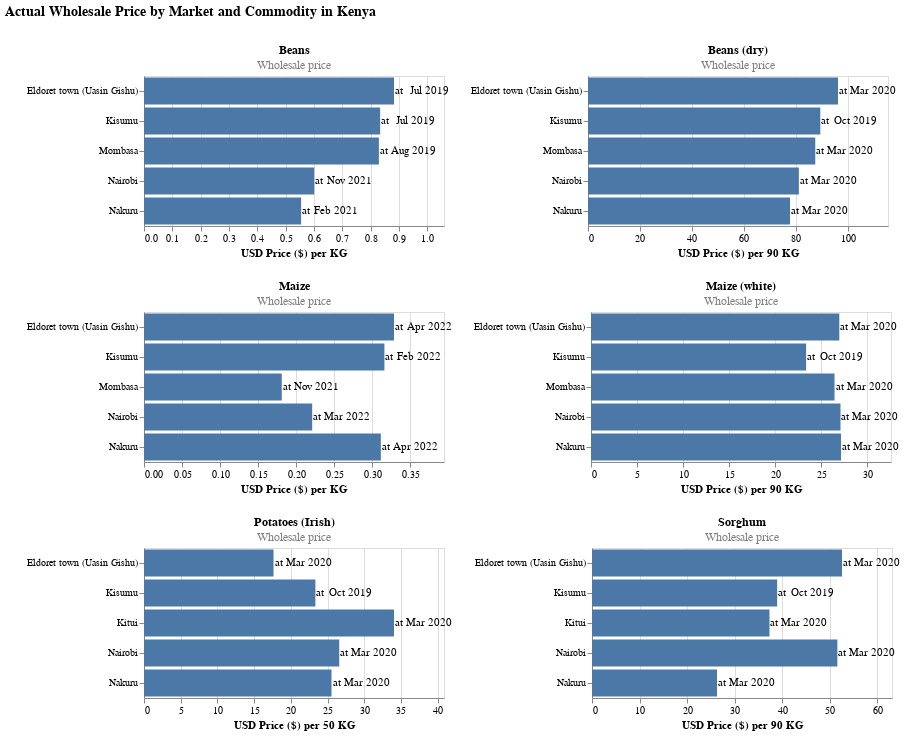

Notebook code cell kept with this figure:
### Code cell
charts = create_bar_charts(food_prices_sbs, 'actual', 'Wholesale')
charts = [chart for chart in charts if chart != -1] # removing the 
compound_chart = facet_wrap(charts, plots_per_row=2) 
compound_chart.properties(
    title = {'text': 'Actual Wholesale Price by Market and Commodity in Kenya',
            'fontSize': 14})

### Figure 1 — Vega-Lite specification as saved in the notebook (floating-point values rounded to 4 significant figures)
{"config": {"view": {"continuousWidth": 400, "continuousHeight": 300}}, "vconcat": [{"hconcat": []}, {"hconcat": [{"vconcat": []}, {"layer": [{"mark": "bar", "encoding": {"x": {"field": "usdprice", "scale": {"domain": [0, 1.059]}, "title": "USD Price ($) per KG", "type": "quantitative"}, "y": {"field": "market", "sort": "-x", "title": "", "type": "nominal"}}}, {"mark": {"type": "text", "dx": 5, "text": "at"}, "encoding": {"x": {"field": "usdprice", "scale": {"domain": [0, 1.059]}, "title": "USD Price ($) per KG", "type": "quantitative"}, "y": {"field": "market", "sort": "-x", "title": "", "type": "nominal"}}}, {"mark": {"type": "text", "dx": 35}, "encoding": {"text": {"field": "date", "timeUnit": "yearmonth", "type": "temporal"}, "x": {"field": "usdprice", "scale": {"domain": [0, 1.059]}, "title": "USD Price ($) per KG", "type": "quantitative"}, "y": {"field": "market", "sort": "-x", "title": "", "type": "nominal"}}}], "data": {"name": "data-3c860fcd4eadcb5c93026a3ab998410a"}, "height": 150, "title": {"text": "Beans", "fontSize": 12, "subtitle": "Wholesale price", "subtitleColor": "gray"}, "width": 300}, {"layer": [{"mark": "bar", "encoding": {"x": {"field": "usdprice", "scale": {"domain": [0, 115.6]}, "title": "USD Price ($) per 90 KG", "type": "quantitative"}, "y": {"field": "market", "sort": "-x", "title": "", "type": "nominal"}}}, {"mark": {"type": "text", "dx": 5, "text": "at"}, "encoding": {"x": {"field": "usdprice", "scale": {"domain": [0, 115.6]}, "title": "USD Price ($) per 90 KG", "type": "quantitative"}, "y": {"field": "market", "sort": "-x", "title": "", "type": "nominal"}}}, {"mark": {"type": "text", "dx": 35}, "encoding": {"text": {"field": "date", "timeUnit": "yearmonth", "type": "temporal"}, "x": {"field": "usdprice", "scale": {"domain": [0, 115.6]}, "title": "USD Price ($) per 90 KG", "type": "quantitative"}, "y": {"field": "market", "sort": "-x", "title": "", "type": "nominal"}}}], "data": {"name": "data-5420161967d7a38ec379384629b7f179"}, "height": 150, "title": {"text": "Beans (dry)", "fontSize": 12, "subtitle": "Wholesale price", "subtitleColor": "gray"}, "width": 300}]}, {"hconcat": [{"vconcat": []}, {"layer": [{"mark": "bar", "encoding": {"x": {"field": "usdprice", "scale": {"domain": [0, 0.3942]}, "title": "USD Price ($) per KG", "type": "quantitative"}, "y": {"field": "market", "sort": "-x", "title": "", "type": "nominal"}}}, {"mark": {"type": "text", "dx": 5, "text": "at"}, "encoding": {"x": {"field": "usdprice", "scale": {"domain": [0, 0.3942]}, "title": "USD Price ($) per KG", "type": "quantitative"}, "y": {"field": "market", "sort": "-x", "title": "", "type": "nominal"}}}, {"mark": {"type": "text", "dx": 35}, "encoding": {"text": {"field": "date", "timeUnit": "yearmonth", "type": "temporal"}, "x": {"field": "usdprice", "scale": {"domain": [0, 0.3942]}, "title": "USD Price ($) per KG", "type": "quantitative"}, "y": {"field": "market", "sort": "-x", "title": "", "type": "nominal"}}}], "data": {"name": "data-84dcb57450988f113f2771954e28dad0"}, "height": 150, "title": {"text": "Maize", "fontSize": 12, "subtitle": "Wholesale price", "subtitleColor": "gray"}, "width": 300}, {"layer": [{"mark": "bar", "encoding": {"x": {"field": "usdprice", "scale": {"domain": [0, 32.56]}, "title": "USD Price ($) per 90 KG", "type": "quantitative"}, "y": {"field": "market", "sort": "-x", "title": "", "type": "nominal"}}}, {"mark": {"type": "text", "dx": 5, "text": "at"}, "encoding": {"x": {"field": "usdprice", "scale": {"domain": [0, 32.56]}, "title": "USD Price ($) per 90 KG", "type": "quantitative"}, "y": {"field": "market", "sort": "-x", "title": "", "type": "nominal"}}}, {"mark": {"type": "text", "dx": 35}, "encoding": {"text": {"field": "date", "timeUnit": "yearmonth", "type": "temporal"}, "x": {"field": "usdprice", "scale": {"domain": [0, 32.56]}, "title": "USD Price ($) per 90 KG", "type": "quantitative"}, "y": {"field": "market", "sort": "-x", "title": "", "type": "nominal"}}}], "data": {"name": "data-a795336e4bae8ff26c915ec6d2743014"}, "height": 150, "title": {"text": "Maize (white)", "fontSize": 12, "subtitle": "Wholesale price", "subtitleColor": "gray"}, "width": 300}]}, {"hconcat": [{"vconcat": []}, {"layer": [{"mark": "bar", "encoding": {"x": {"field": "usdprice", "scale": {"domain": [0, 40.86]}, "title": "USD Price ($) per 50 KG", "type": "quantitative"}, "y": {"field": "market", "sort": "-x", "title": "", "type": "nominal"}}}, {"mark": {"type": "text", "dx": 5, "text": "at"}, "encoding": {"x": {"field": "usdprice", "scale": {"domain": [0, 40.86]}, "title": "USD Price ($) per 50 KG", "type": "quantitative"}, "y": {"field": "market", "sort": "-x", "title": "", "type": "nominal"}}}, {"mark": {"type": "text", "dx": 35}, "encoding": {"text": {"field": "date", "timeUnit": "yearmonth", "type": "temporal"}, "x": {"field": "usdprice", "scale": {"domain": [0, 40.86]}, "title": "USD Price ($) per 50 KG", "type": "quantitative"}, "y": {"field": "market", "sort": "-x", "title": "", "type": "nominal"}}}], "data": {"name": "data-a28ba86818c3d4fbb55a079b8d9b8c27"}, "height": 150, "title": {"text": "Potatoes (Irish)", "fontSize": 12, "subtitle": "Wholesale price", "subtitleColor": "gray"}, "width": 300}, {"layer": [{"mark": "bar", "encoding": {"x": {"field": "usdprice", "scale": {"domain": [0, 63.05]}, "title": "USD Price ($) per 90 KG", "type": "quantitative"}, "y": {"field": "market", "sort": "-x", "title": "", "type": "nominal"}}}, {"mark": {"type": "text", "dx": 5, "text": "at"}, "encoding": {"x": {"field": "usdprice", "scale": {"domain": [0, 63.05]}, "title": "USD Price ($) per 90 KG", "type": "quantitative"}, "y": {"field": "market", "sort": "-x", "title": "", "type": "nominal"}}}, {"mark": {"type": "text", "dx": 35}, "encoding": {"text": {"field": "date", "timeUnit": "yearmonth", "type": "temporal"}, "x": {"field": "usdprice", "scale": {"domain": [0, 63.05]}, "title": "USD Price ($) per 90 KG", "type": "quantitative"}, "y": {"field": "market", "sort": "-x", "title": "", "type": "nominal"}}}], "data": {"name": "data-877abfc5bcd5856473dcf9da9adeebbb"}, "height": 150, "title": {"text": "Sorghum", "fontSize": 12, "subtitle": "Wholesale price", "subtitleColor": "gray"}, "width": 300}]}], "title": {"text": "Actual Wholesale Price by Market and Commodity in Kenya", "fontSize": 14}, "$schema": "https://vega.github.io/schema/vega-lite/v4.17.0.json", "datasets": {"data-3c860fcd4eadcb5c93026a3ab998410a": [{"date": "2019-07-15T00:00:00", "admin1": "Nyanza", "admin2": "Kisumu", "market": "Kisumu", "latitude": "-0.1", "longitude": "34.75", "category": "pulses and nuts", "commodity": "Beans", "unit": "KG", "priceflag": "actual", "pricetype": "Wholesale", "currency": "KES", "price": 85.0, "usdprice": 0.8338}, {"date": "2019-07-15T00:00:00", "admin1": "Rift Valley", "admin2": "Uasin Gishu", "market": "Eldoret town (Uasin Gishu)", "latitude": "0.516667", "longitude": "35.283333", "category": "pulses and nuts", "commodity": "Beans", "unit": "KG", "priceflag": "actual", "pricetype": "Wholesale", "currency": "KES", "price": 89.99, "usdprice": 0.8827}, {"date": "2019-08-15T00:00:00", "admin1": "Coast", "admin2": "Mombasa", "market": "Mombasa", "latitude": "-4.05", "longitude": "39.666667", "category": "pulses and nuts", "commodity": "Beans", "unit": "KG", "priceflag": "actual", "pricetype": "Wholesale", "currency": "KES", "price": 84.8, "usdprice": 0.8293}, {"date": "2021-02-15T00:00:00", "admin1": "Rift Valley", "admin2": "Nakuru", "market": "Nakuru", "latitude": "-0.28296", "longitude": "36.0744", "category": "pulses and nuts", "commodity": "Beans", "unit": "KG", "priceflag": "actual", "pricetype": "Wholesale", "currency": "KES", "price": 60.16, "usdprice": 0.5547}, {"date": "2021-11-15T00:00:00", "admin1": "Nairobi", "admin2": "Nairobi", "market": "Nairobi", "latitude": "-1.283333", "longitude": "36.816667", "category": "pulses and nuts", "commodity": "Beans", "unit": "KG", "priceflag": "actual", "pricetype": "Wholesale", "currency": "KES", "price": 66.74, "usdprice": 0.601}], "data-5420161967d7a38ec379384629b7f179": [{"date": "2019-10-15T00:00:00", "admin1": "Nyanza", "admin2": "Kisumu", "market": "Kisumu", "latitude": "-0.1", "longitude": "34.75", "category": "pulses and nuts", "commodity": "Beans (dry)", "unit": "90 KG", "priceflag": "actual", "pricetype": "Wholesale", "currency": "KES", "price": 9200.0, "usdprice": 89.5}, {"date": "2020-03-15T00:00:00", "admin1": "Coast", "admin2": "Mombasa", "market": "Mombasa", "latitude": "-4.05", "longitude": "39.666667", "category": "pulses and nuts", "commodity": "Beans (dry)", "unit": "90 KG", "priceflag": "actual", "pricetype": "Wholesale", "currency": "KES", "price": 9000.0, "usdprice": 87.57}, {"date": "2020-03-15T00:00:00", "admin1": "Nairobi", "admin2": "Nairobi", "market": "Nairobi", "latitude": "-1.283333", "longitude": "36.816667", "category": "pulses and nuts", "commodity": "Beans (dry)", "unit": "90 KG", "priceflag": "actual", "pricetype": "Wholesale", "currency": "KES", "price": 8350.0, "usdprice": 81.24}, {"date": "2020-03-15T00:00:00", "admin1": "Rift Valley", "admin2": "Nakuru", "market": "Nakuru", "latitude": "-0.28296", "longitude": "36.0744", "category": "pulses and nuts", "commodity": "Beans (dry)", "unit": "90 KG", "priceflag": "actual", "pricetype": "Wholesale", "currency": "KES", "price": 8000.0, "usdprice": 77.84}, {"date": "2020-03-15T00:00:00", "admin1": "Rift Valley", "admin2": "Uasin Gishu", "market": "Eldoret town (Uasin Gishu)", "latitude": "0.516667", "longitude": "35.283333", "category": "pulses and nuts", "commodity": "Beans (dry)", "unit": "90 KG", "priceflag": "actual", "pricetype": "Wholesale", "currency": "KES", "price": 9900.0, "usdprice": 96.32}], "data-84dcb57450988f113f2771954e28dad0": [{"date": "2021-11-15T00:00:00", "admin1": "Coast", "admin2": "Mombasa", "market": "Mombasa", "latitude": "-4.05", "longitude": "39.666667", "category": "cereals and tubers", "commodity": "Maize", "unit": "KG", "priceflag": "actual", "pricetype": "Wholesale", "currency": "KES", "price": 20.1, "usdprice": 0.181}, {"date": "2022-02-15T00:00:00", "admin1": "Nyanza", "admin2": "Kisumu", "market": "Kisumu", "latitude": "-0.1", "longitude": "34.75", "category": "cereals and tubers", "commodity": "Maize", "unit": "KG", "priceflag": "actual", "pricetype": "Wholesale", "currency": "KES", "price": 35.59, "usdprice": 0.3159}, {"date": "2022-03-15T00:00:00", "admin1": "Nairobi", "admin2": "Nairobi", "market": "Nairobi", "latitude": "-1.283333", "longitude": "36.816667", "category": "cereals and tubers", "commodity": "Maize", "unit": "KG", "priceflag": "actual", "pricetype": "Wholesale", "currency": "KES", "price": 25.03, "usdprice": 0.221}, {"date": "2022-04-15T00:00:00", "admin1": "Rift Valley", "admin2": "Nakuru", "market": "Nakuru", "latitude": "-0.28296", "longitude": "36.0744", "category": "cereals and tubers", "commodity": "Maize", "unit": "KG", "priceflag": "actual", "pricetype": "Wholesale", "currency": "KES", "price": 35.88, "usdprice": 0.3112}, {"date": "2022-04-15T00:00:00", "admin1": "Rift Valley", "admin2": "Uasin Gishu", "market": "Eldoret town (Uasin Gishu)", "latitude": "0.516667", "longitude": "35.283333", "category": "cereals and tubers", "commodity": "Maize", "unit": "KG", "priceflag": "actual", "pricetype": "Wholesale", "currency": "KES", "price": 37.88, "usdprice": 0.3285}], "data-a795336e4bae8ff26c915ec6d2743014": [{"date": "2019-10-15T00:00:00", "admin1": "Nyanza", "admin2": "Kisumu", "market": "Kisumu", "latitude": "-0.1", "longitude": "34.75", "category": "cereals and tubers", "commodity": "Maize (white)", "unit": "90 KG", "priceflag": "actual", "pricetype": "Wholesale", "currency": "KES", "price": 2400.0, "usdprice": 23.35}, {"date": "2020-03-15T00:00:00", "admin1": "Coast", "admin2": "Mombasa", "market": "Mombasa", "latitude": "-4.05", "longitude": "39.666667", "category": "cereals and tubers", "commodity": "Maize (white)", "unit": "90 KG", "priceflag": "actual", "pricetype": "Wholesale", "currency": "KES", "price": 2717.0, "usdprice": 26.43}, {"date": "2020-03-15T00:00:00", "admin1": "Nairobi", "admin2": "Nairobi", "market": "Nairobi", "latitude": "-1.283333", "longitude": "36.816667", "category": "cereals and tubers", "commodity": "Maize (white)", "unit": "90 KG", "priceflag": "actual", "pricetype": "Wholesale", "currency": "KES", "price": 2783.0, "usdprice": 27.08}, {"date": "2020-03-15T00:00:00", "admin1": "Rift Valley", "admin2": "Nakuru", "market": "Nakuru", "latitude": "-0.28296", "longitude": "36.0744", "category": "cereals and tubers", "commodity": "Maize (white)", "unit": "90 KG", "priceflag": "actual", "pricetype": "Wholesale", "currency": "KES", "price": 2789.0, "usdprice": 27.14}, {"date": "2020-03-15T00:00:00", "admin1": "Rift Valley", "admin2": "Uasin Gishu", "market": "Eldoret town (Uasin Gishu)", "latitude": "0.516667", "longitude": "35.283333", "category": "cereals and tubers", "commodity": "Maize (white)", "unit": "90 KG", "priceflag": "actual", "pricetype": "Wholesale", "currency": "KES", "price": 2770.0, "usdprice": 26.95}], "data-a28ba86818c3d4fbb55a079b8d9b8c27": [{"date": "2019-10-15T00:00:00", "admin1": "Nyanza", "admin2": "Kisumu", "market": "Kisumu", "latitude": "-0.1", "longitude": "34.75", "category": "cereals and tubers", "commodity": "Potatoes (Irish)", "unit": "50 KG", "priceflag": "actual", "pricetype": "Wholesale", "currency": "KES", "price": 2400.0, "usdprice": 23.35}, {"date": "2020-03-15T00:00:00", "admin1": "Eastern", "admin2": "Kitui", "market": "Kitui", "latitude": "-1.366667", "longitude": "38.016667", "category": "cereals and tubers", "commodity": "Potatoes (Irish)", "unit": "50 KG", "priceflag": "actual", "pricetype": "Wholesale", "currency": "KES", "price": 3500.0, "usdprice": 34.05}, {"date": "2020-03-15T00:00:00", "admin1": "Nairobi", "admin2": "Nairobi", "market": "Nairobi", "latitude": "-1.283333", "longitude": "36.816667", "category": "cereals and tubers", "commodity": "Potatoes (Irish)", "unit": "50 KG", "priceflag": "actual", "pricetype": "Wholesale", "currency": "KES", "price": 2733.0, "usdprice": 26.59}, {"date": "2020-03-15T00:00:00", "admin1": "Rift Valley", "admin2": "Nakuru", "market": "Nakuru", "latitude": "-0.28296", "longitude": "36.0744", "category": "cereals and tubers", "commodity": "Potatoes (Irish)", "unit": "50 KG", "priceflag": "actual", "pricetype": "Wholesale", "currency": "KES", "price": 2625.0, "usdprice": 25.54}, {"date": "2020-03-15T00:00:00", "admin1": "Rift Valley", "admin2": "Uasin Gishu", "market": "Eldoret town (Uasin Gishu)", "latitude": "0.516667", "longitude": "35.283333", "category": "cereals and tubers", "commodity": "Potatoes (Irish)", "unit": "50 KG", "priceflag": "actual", "pricetype": "Wholesale", "currency": "KES", "price": 1813.0, "usdprice": 17.64}], "data-877abfc5bcd5856473dcf9da9adeebbb": [{"date": "2019-10-15T00:00:00", "admin1": "Nyanza", "admin2": "Kisumu", "market": "Kisumu", "latitude": "-0.1", "longitude": "34.75", "category": "cereals and tubers", "commodity": "Sorghum", "unit": "90 KG", "priceflag": "actual", "pricetype": "Wholesale", "currency": "KES", "price": 4000.0, "usdprice": 38.91}, {"date": "2020-03-15T00:00:00", "admin1": "Eastern", "admin2": "Kitui", "market": "Kitui", "latitude": "-1.366667", "longitude": "38.016667", "category": "cereals and tubers", "commodity": "Sorghum", "unit": "90 KG", "priceflag": "actual", "pricetype": "Wholesale", "currency": "KES", "price": 3833.0, "usdprice": 37.3}, {"date": "2020-03-15T00:00:00", "admin1": "Nairobi", "admin2": "Nairobi", "market": "Nairobi", "latitude": "-1.283333", "longitude": "36.816667", "category": "cereals and tubers", "commodity": "Sorghum", "unit": "90 KG", "priceflag": "actual", "pricetype": "Wholesale", "currency": "KES", "price": 5300.0, "usdprice": 51.57}, {"date": "2020-03-15T00:00:00", "admin1": "Rift Valley", "admin2": "Nakuru", "market": "Nakuru", "latitude": "-0.28296", "longitude": "36.0744", "category": "cereals and tubers", "commodity": "Sorghum", "unit": "90 KG", "priceflag": "actual", "pricetype": "Wholesale", "currency": "KES", "price": 2700.0, "usdprice": 26.27}, {"date": "2020-03-15T00:00:00", "admin1": "Rift Valley", "admin2": "Uasin Gishu", "market": "Eldoret town (Uasin Gishu)", "latitude": "0.516667", "longitude": "35.283333", "category": "cereals and tubers", "commodity": "Sorghum", "unit": "90 KG", "priceflag": "actual", "pricetype": "Wholesale", "currency": "KES", "price": 5400.0, "usdprice": 52.54}]}}
